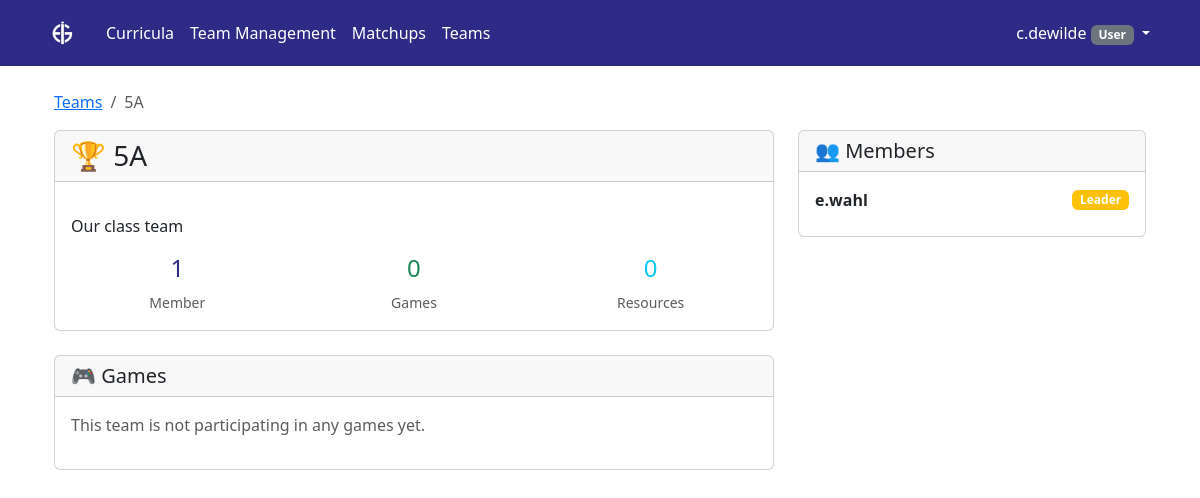
Page /aigames/teams/1/ (signed in) on the committed database.
### aigames/models.py (models this page shows, shortened)
class Team(models.Model):
    name = models.CharField(max_length=255)  # Team names unique per school
    description = models.TextField(blank=True)
    school = models.ForeignKey(School, on_delete=models.CASCADE, related_name='teams')
    created_by = models.ForeignKey(User, on_delete=models.CASCADE, related_name='created_teams')
    members = models.ManyToManyField(User, through='TeamMembership', related_name='teams')
    games = models.ManyToManyField(AiGame, through='TeamGameParticipation', related_name='participating_teams')
    is_active = models.BooleanField(default=True)
    created_at = models.DateTimeField(auto_now_add=True)
    updated_at = models.DateTimeField(auto_now=True)
    class Meta:
        ordering = ['name']
        unique_together = ['school', 'name']  # Team names must be unique within each school

class TeamMembership(models.Model):
    ROLE_CHOICES = [
        ('member', 'Member'),
        ('leader', 'Leader'),
        ('admin', 'Admin'),
    ]
    team = models.ForeignKey(Team, on_delete=models.CASCADE)
    user = models.ForeignKey(User, on_delete=models.CASCADE)
    role = models.CharField(max_length=10, choices=ROLE_CHOICES, default='member')
    joined_at = models.DateTimeField(auto_now_add=True)
    class Meta:
        unique_together = ['team', 'user']  # User can only be in a team once

### aigames/views.py (the view)
# urls.py: path('teams/<int:team_id>/', views.team_detail, name='team_detail'),
@login_required
def team_detail(request, team_id):
    team = get_object_or_404(Team, id=team_id, is_active=True)
    user_can_access = False
    is_member = False
    user_role = None
    try:
        membership = TeamMembership.objects.get(team=team, user=request.user)
        is_member = True
        user_role = membership.role
        user_can_access = True
    except TeamMembership.DoesNotExist:
        pass
    if not user_can_access:
        if is_admin(request.user):
            user_can_access = True
        elif hasattr(request.user, 'profile') and request.user.profile.school == team.school:
            user_can_access = True
    if not user_can_access:
        messages.error(request, 'You do not have permission to view this team.')
        return redirect('aigames:list_teams')
    games_with_urls = []
    for game in team.games.all():
        games_with_urls.append({
            'game': game,
            'current_step_url': team.get_current_step_url(game)
        })
    context = {
        'team': team,
        'is_member': is_member,
        'user_role': user_role,
        'is_admin': is_admin(request.user),
        'games': team.games.all(),  # Keep for backward compatibility
        'games_with_urls': games_with_urls,  # New enhanced data
        'members': team.teammembership_set.all().select_related('user'),
    }
    return render(request, 'aigames/team_detail.html', context)

### aigames/models.py (called while the page is built)
    @property
    def logo_url(self):
        if self.logo:
            return self.logo.url
        return None

    @property
    def can_create_teams(self):
        return self.role in ['teacher', 'admin']

    @property
    def can_create_games(self):
        return self.role == 'admin'

    @property
    def can_modify_syllabus(self):
        return self.role == 'admin'

### aigames/views.py (called while the page is built)
def can_modify_syllabus(user):
    if not user.is_authenticated:
        return False
    try:
        return user.profile.can_modify_syllabus
    except UserProfile.DoesNotExist:
        return False

def is_admin(user):
    return can_modify_syllabus(user)

### aigames/templates/aigames/team_detail.html (shortened to what this page needs)
{% extends 'syllabus/base.html' %}
{% block content %}
<div class="container mt-4">
    <nav aria-label="breadcrumb">
        <ol class="breadcrumb">
            <li class="breadcrumb-item"><a href="{% url 'list_teams' %}">Teams</a></li>
            <li class="breadcrumb-item active" aria-current="page">{{ team.name }}</li>
        </ol>
    </nav>
    <div class="row">
        <div class="col-md-8">
            <div class="card">
                <div class="card-header d-flex justify-content-between align-items-center">
                    <h3 class="mb-0">🏆 {{ team.name }}</h3>
                </div>
                <div class="card-body">
                    <p class="card-text">{{ team.description|linebreaks }}</p>
                    <div class="row text-center">
                        <div class="col-md-4">
                            <h4 class="text-primary">{{ team.members.count }}</h4>
                            <small class="text-muted">Member{{ team.members.count|pluralize }}</small>
                        </div>
                        <div class="col-md-4">
                            <h4 class="text-success">{{ games.count }}</h4>
                            <small class="text-muted">Game{{ games.count|pluralize }}</small>
                        </div>
                        <div class="col-md-4">
                            <h4 class="text-info">{{ team.resources.count }}</h4>
                            <small class="text-muted">Resource{{ team.resources.count|pluralize }}</small>
                        </div>
                    </div>
                </div>
            </div>
            <div class="card mt-4">
                <div class="card-header">
                    <h5 class="mb-0">🎮 Games</h5>
                </div>
                <div class="card-body">
                    {% if games %}
                        <div class="row">
                            {% for game_info in games_with_urls %}
                                <div class="col-md-6 mb-3">
                                    <div class="card border-success">
                                        <div class="card-body">
                                            <h6 class="card-title">{{ game_info.game.title }}</h6>
                                            <p class="card-text">{{ game_info.game.description|truncatewords:10 }}</p>
                                            {% if game_info.current_step_url %}
                                                <a href="{{ game_info.current_step_url }}" class="btn btn-success btn-sm">
                                                    🚀 Play Game
                                                </a>
                                            {% else %}
                                                <span class="text-muted">No steps configured</span>
                                            {% endif %}
                                        </div>
                                    </div>
                                </div>
                            {% endfor %}
                        </div>
                    {% else %}
                        <p class="text-muted">This team is not participating in any games yet.</p>
                    {% endif %}
                </div>
            </div>
        </div>
        <div class="col-md-4">
            <div class="card">
                <div class="card-header">
                    <h5 class="mb-0">👥 Members</h5>
                </div>
                <div class="card-body">
                    {% for membership in members %}
                        <div class="d-flex justify-content-between align-items-center mb-2">
                            <div>
                                <strong>{{ membership.user.username }}</strong>
                            </div>
                            <span class="badge bg-{% if membership.role == 'admin' %}danger{% elif membership.role == 'leader' %}warning{% else %}secondary{% endif %}">
                                {{ membership.get_role_display }}
                            </span>
                        </div>
                    {% endfor %}
                </div>
            </div>
        </div>
    </div>
</div>
{% endblock %}

### syllabus/templates/syllabus/base.html (shortened to what this page needs)
{% load static %}
<!DOCTYPE html>
<html>
<head>
    <link href="{% static 'syllabus/css/bootstrap.min.css' %}" rel="stylesheet">
</head>
<body>
    {% block navbar %}
    <nav class="navbar navbar-expand-lg navbar-dark bg-primary">
        <div class="container">
            {% if user.is_authenticated %}
                <a class="navbar-brand d-flex align-items-center" href="{% if user_role == 'student' %}{% url 'aigames:student_dashboard' %}{% else %}{% url 'curriculum_list' %}{% endif %}">
                    {% if school_logo %}
                        <img src="{{ school_logo }}" alt="{{ school_name }} Logo" height="40">
                    {% else %}
                        📚 Aiducator
                    {% endif %}
                </a>
            {% else %}
                <a class="navbar-brand" href="{% url 'landing_page' %}">📚 Aiducator</a>
            {% endif %}
            <div class="collapse navbar-collapse" id="navbarNav">
                {% if user.is_authenticated %}
                    <ul class="navbar-nav me-auto">
                        {% if user_role == 'student' %}
                            <li class="nav-item">
                                <a class="nav-link" href="{% url 'aigames:student_dashboard' %}">
                                    <i class="bi bi-house-door"></i> My Games
                                </a>
                            </li>
                            <li class="nav-item">
                                <a class="nav-link" href="{% url 'aigames:list_teams' %}">
                                    <i class="bi bi-people"></i> Teams
                                </a>
                            </li>
                        {% else %}
                            <li class="nav-item">
                                <a class="nav-link" href="{% url 'curriculum_list' %}">
                                     Curricula
                                </a>
                            </li>
                            <li class="nav-item">
                                <a class="nav-link" href="{% url 'aigames:team_management_dashboard' %}">
                                     Team Management
                                </a>
                            </li>
                            <li class="nav-item">
                                <a class="nav-link" href="{% url 'aigames:game_matchups_list' %}">
                                     Matchups
                                </a>
                            </li>
                            <li class="nav-item">
                                <a class="nav-link" href="{% url 'aigames:list_teams' %}">
                                     Teams
                                </a>
                            </li>
                        {% endif %}
                    </ul>
                {% endif %}
                <ul class="navbar-nav">
                    {% if user.is_authenticated %}
                        <li class="nav-item dropdown">
                            <a class="nav-link dropdown-toggle" href="#" id="navbarDropdown" role="button" data-bs-toggle="dropdown">
                                {{ user.username }}
                                {% if user_role == 'admin' %}
                                    <span class="badge bg-danger">Admin</span>
                                {% elif user_role == 'teacher' %}
                                    <span class="badge bg-warning text-dark">Teacher</span>
                                {% elif user_role == 'student' %}
                                    <span class="badge bg-info">Student</span>
                                {% else %}
                                    <span class="badge bg-secondary">User</span>
                                {% endif %}
                            </a>
                        </li>
                    {% else %}
                        <li class="nav-item">
                            <a class="nav-link" href="/accounts/login/">Login</a>
                        </li>
                    {% endif %}
                </ul>
            </div>
        </div>
    </nav>
    {% endblock %}
    <div class="container mt-4">
        {% block content %}{% endblock %}
    </div>
</body>
</html>

### rows in the picture
Team: name "5A", description "Our class team", members.count "1", resources.count "0"
TeamMembership: user.username "e.wahl", role "Leader"

### other values in the picture
{{ user.username }} "c.dewilde"
{{ games.count }} "0"
